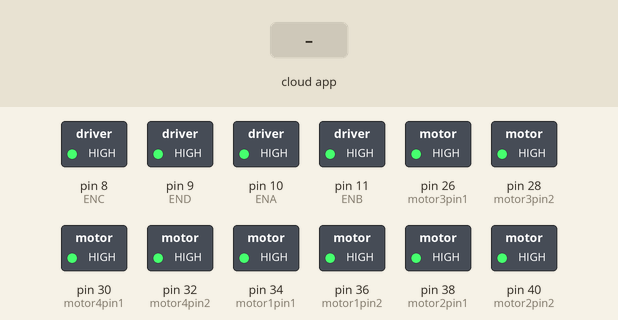
This sketch was run on a simulated Arduino Mega 2560, built with avr-gcc and run on an emulated ATmega2560. On the bench: switched loads named in the sketch (green lamp = pin HIGH). Inputs (shaded band) come from the test bench. The ROS host is connected and sends only what is stated.

Above: at 1.2 s.
1.3 s: the phone or cloud app sets linear.x to -100
At 2.2 s:
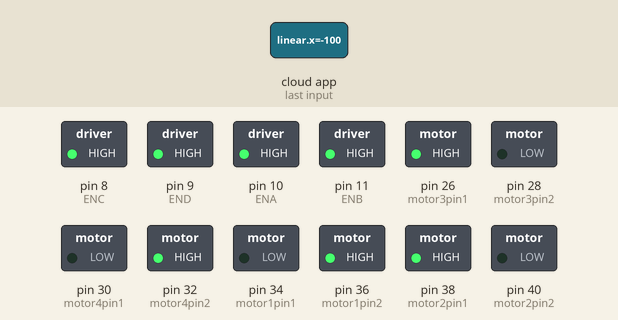
2.8 s: the phone or cloud app sets linear.x to 0
At 3.4 s:
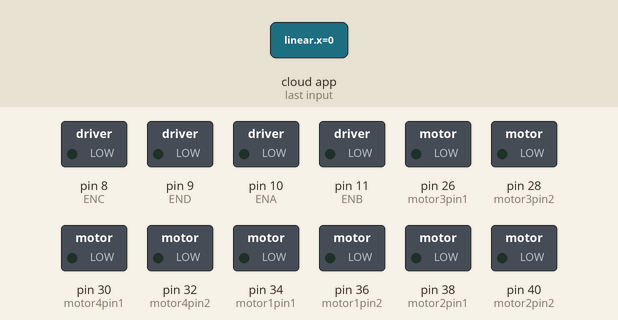
4.3 s: the phone or cloud app sets angular.z to -100
At 5.5 s:
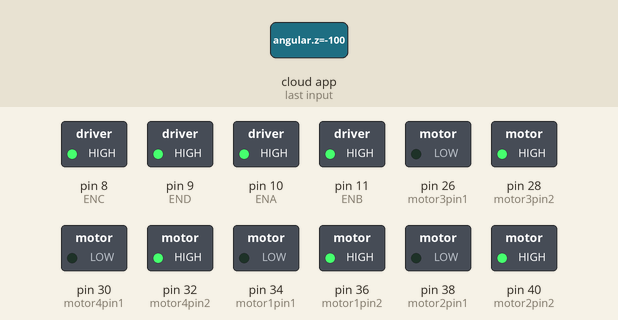
5.8 s: the phone or cloud app sets angular.z to 100
At 6.9 s:
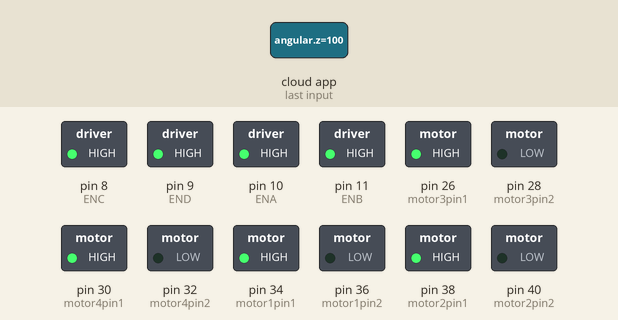
7.3 s: the phone or cloud app sets linear.x to 100
At 8.0 s:
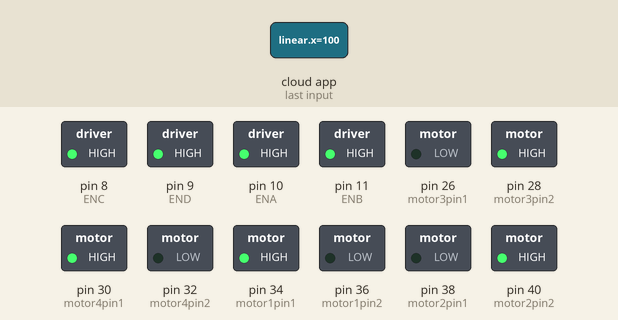
Timing chart, 0 to 9.8 s (numbered marks = the images above; inputs shaded):
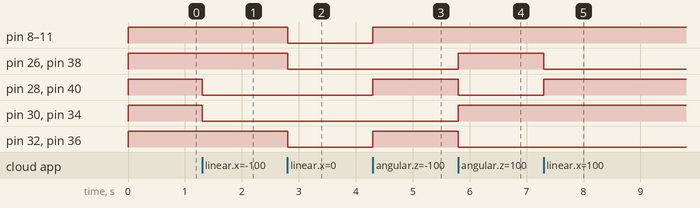

The sketch:

odompub_cdmsub.ino
```cpp
#define USE_USBCON

#include <ros.h>
#include <geometry_msgs/Twist.h>
#include <nav_msgs/Odometry.h>
#include <tf/tf.h>

// ROS NodeHandle
ros::NodeHandle nh;

// Encoder pin definitions
const int encoderPin1A = 31;
const int encoderPin1B = 33;
const int encoderPin2A = 37;
const int encoderPin2B = 35;
const int encoderPin3A = 39;
const int encoderPin3B = 41;
const int encoderPin4A = 45;
const int encoderPin4B = 43;

// Motor pin definitions
const int motor1pin1 = 34;
const int motor1pin2 = 36;
const int ENA = 10;
const int motor2pin1 = 38;
const int motor2pin2 = 40;
const int ENB = 11;
const int motor3pin1 = 26;
const int motor3pin2 = 28;
const int ENC = 8;
const int motor4pin1 = 30;
const int motor4pin2 = 32;
const int END = 9;

// Wheel and robot dimensions
const float wheelRadius = 0.05; // meters
const float robotRadius = 0.266; // meters
const int pulsesPerRevolution = 1300; // Encoder pulses per wheel revolution

// Encoder variables
volatile long encoderValue1 = 0;
volatile long encoderValue2 = 0;
volatile long encoderValue3 = 0;
volatile long encoderValue4 = 0;

long lastEncoderValue1 = 0;
long lastEncoderValue2 = 0;
long lastEncoderValue3 = 0;
long lastEncoderValue4 = 0;

// Odometry variables
float x = 0.0;
float y = 0.0;
float theta = 0.0;

// Velocity commands
float linearX = 0.0;
float linearY = 0.0;
float angularZ = 0.0;

// Define functions to set motor direction and speed
void M1(int dir1, int dir2, int speed) {
  digitalWrite(motor1pin1, dir1);
  digitalWrite(motor1pin2, dir2);
  analogWrite(ENA, speed);
}

void M2(int dir1, int dir2, int speed) {
  digitalWrite(motor2pin1, dir1);
  digitalWrite(motor2pin2, dir2);
  analogWrite(ENB, speed);
}

void M3(int dir1, int dir2, int speed) {
  digitalWrite(motor3pin1, dir1);
  digitalWrite(motor3pin2, dir2);
  analogWrite(ENC, speed);
}

void M4(int dir1, int dir2, int speed) {
  digitalWrite(motor4pin1, dir1);
  digitalWrite(motor4pin2, dir2);
  analogWrite(END, speed);
}

// ROS Publishers and Subscribers
nav_msgs::Odometry odom;
ros::Publisher odom_pub("odom", &odom);

void cmdVelCallback(const geometry_msgs::Twist& cmd_msg) {
  float linear_x = cmd_msg.linear.x;
  float linear_y = cmd_msg.linear.y;
  float angular_z = cmd_msg.angular.z;

  int speed1 = constrain(abs(linear_x * 255), 0, 255);
  int speed2 = constrain(abs(linear_y * 255), 0, 255);
  int speed3 = constrain(abs(angular_z * 255), 0, 255);

  if (linear_x > 0) {
    // Move forward
    M1(HIGH, LOW, speed1);
    M2(LOW, HIGH, speed1);
    M3(LOW, HIGH, speed1);
    M4(HIGH, LOW, speed1);
  } else if (linear_x < 0) {
    // Move backward
    M1(LOW, HIGH, speed1);
    M2(HIGH, LOW, speed1);
    M3(HIGH, LOW, speed1);
    M4(LOW, HIGH, speed1);
  } else if (linear_y > 0) {
    // Move left
    M1(LOW, HIGH, speed2);
    M2(LOW, HIGH, speed2);
    M3(HIGH, LOW, speed2);
    M4(HIGH, LOW, speed2);
  } else if (linear_y < 0) {
    // Move right
    M1(HIGH, LOW, speed2);
    M2(HIGH, LOW, speed2);
    M3(LOW, HIGH, speed2);
    M4(LOW, HIGH, speed2);
  } else if (angular_z > 0) {
    // Rotate clockwise
    M1(HIGH, LOW, speed3);
    M2(HIGH, LOW, speed3);
    M3(HIGH, LOW, speed3);
    M4(HIGH, LOW, speed3);
  } else if (angular_z < 0) {
    // Rotate counterclockwise
    M1(LOW, HIGH, speed3);
    M2(LOW, HIGH, speed3);
    M3(LOW, HIGH, speed3);
    M4(LOW, HIGH, speed3);
  } else {
    // Stop
    M1(LOW, LOW, 0);
    M2(LOW, LOW, 0);
    M3(LOW, LOW, 0);
    M4(LOW, LOW, 0);
  }
}

ros::Subscriber<geometry_msgs::Twist> sub("cmd_vel", &cmdVelCallback);

void setup() {
  pinMode(motor1pin1, OUTPUT);
  pinMode(motor1pin2, OUTPUT);
  pinMode(ENA, OUTPUT);
  pinMode(motor2pin1, OUTPUT);
  pinMode(motor2pin2, OUTPUT);
  pinMode(ENB, OUTPUT);
  pinMode(motor3pin1, OUTPUT);
  pinMode(motor3pin2, OUTPUT);
  pinMode(ENC, OUTPUT);
  pinMode(motor4pin1, OUTPUT);
  pinMode(motor4pin2, OUTPUT);
  pinMode(END, OUTPUT);

  M1(1, 1, 255);
  M2(1, 1, 255);
  M3(1, 1, 255);
  M4(1, 1, 255);

  nh.initNode();
  nh.getHardware()->setBaud(57600);
  nh.subscribe(sub);
  nh.advertise(odom_pub);

  // Attach interrupts for encoders
  attachInterrupt(digitalPinToInterrupt(encoderPin1A), updateEncoder1, CHANGE);
  attachInterrupt(digitalPinToInterrupt(encoderPin1B), updateEncoder1, CHANGE);
  attachInterrupt(digitalPinToInterrupt(encoderPin2A), updateEncoder2, CHANGE);
  attachInterrupt(digitalPinToInterrupt(encoderPin2B), updateEncoder2, CHANGE);
  attachInterrupt(digitalPinToInterrupt(encoderPin3A), updateEncoder3, CHANGE);
  attachInterrupt(digitalPinToInterrupt(encoderPin3B), updateEncoder3, CHANGE);
  attachInterrupt(digitalPinToInterrupt(encoderPin4A), updateEncoder4, CHANGE);
  attachInterrupt(digitalPinToInterrupt(encoderPin4B), updateEncoder4, CHANGE);
}

void loop() {
  // Calculate odometry
  long dEncoder1 = encoderValue1 - lastEncoderValue1;
  long dEncoder2 = encoderValue2 - lastEncoderValue2;
  long dEncoder3 = encoderValue3 - lastEncoderValue3;
  long dEncoder4 = encoderValue4 - lastEncoderValue4;

  lastEncoderValue1 = encoderValue1;
  lastEncoderValue2 = encoderValue2;
  lastEncoderValue3 = encoderValue3;
  lastEncoderValue4 = encoderValue4;

  float dS1 = (dEncoder1 * 2 * PI * wheelRadius) / pulsesPerRevolution;
  float dS2 = (dEncoder2 * 2 * PI * wheelRadius) / pulsesPerRevolution;
  float dS3 = (dEncoder3 * 2 * PI * wheelRadius) / pulsesPerRevolution;
  float dS4 = (dEncoder4 * 2 * PI * wheelRadius) / pulsesPerRevolution;

  // Compute robot movement
  float dX = (dS1 + dS2 + dS3 + dS4) / 4.0;
  float dY = (-dS1 + dS2 - dS3 + dS4) / 4.0;
  float dTheta = (-dS1 + dS2 + dS3 - dS4) / (4.0 * robotRadius);

  // Update robot position
  x += dX * cos(theta) - dY * sin(theta);
  y += dX * sin(theta) + dY * cos(theta);
  theta += dTheta;

  // Publish odometry message
  odom.header.stamp = nh.now();
  odom.header.frame_id = "odom";
  odom.child_frame_id = "base_link";
  odom.pose.pose.position.x = x;
  odom.pose.pose.position.y = y;
  odom.pose.pose.position.z = 0;
  odom.pose.pose.orientation = tf::createQuaternionFromYaw(theta);
  odom.twist.twist.linear.x = dX;
  odom.twist.twist.linear.y = dY;
  odom.twist.twist.angular.z = dTheta;
  odom_pub.publish(&odom);

  nh.spinOnce();
  delay(1);
}

void updateEncoder1() {
  static int lastEncoded1 = 0;
  int MSB = digitalRead(encoderPin1A);
  int LSB = digitalRead(encoderPin1B);
  int encoded = (MSB << 1) | LSB;
  int sum = (lastEncoded1 << 2) | encoded;
  if (sum == 0b1101 || sum == 0b0100 || sum == 0b0010 || sum == 0b1011) encoderValue1++;
  if (sum == 0b1110 || sum == 0b0111 || sum == 0b0001 || sum == 0b1000) encoderValue1--;
  lastEncoded1 = encoded;
}

void updateEncoder2() {
  static int lastEncoded2 = 0;
  int MSB = digitalRead(encoderPin2A);
  int LSB = digitalRead(encoderPin2B);
  int encoded = (MSB << 1) | LSB;
  int sum = (lastEncoded2 << 2) | encoded;
  if (sum == 0b1101 || sum == 0b0100 || sum == 0b0010 || sum == 0b1011) encoderValue2++;
  if (sum == 0b1110 || sum == 0b0111 || sum == 0b0001 || sum == 0b1000) encoderValue2--;
  lastEncoded2 = encoded;
}

void updateEncoder3() {
  static int lastEncoded3 = 0;
  int MSB = digitalRead(encoderPin3A);
  int LSB = digitalRead(encoderPin3B);
  int encoded = (MSB << 1) | LSB;
  int sum = (lastEncoded3 << 2) | encoded;
  if (sum == 0b1101 || sum == 0b0100 || sum == 0b0010 || sum == 0b1011) encoderValue3++;
  if (sum == 0b1110 || sum == 0b0111 || sum == 0b0001 || sum == 0b1000) encoderValue3--;
  lastEncoded3 = encoded;
}

void updateEncoder4() {
  static int lastEncoded4 = 0;
  int MSB = digitalRead(encoderPin4A);
  int LSB = digitalRead(encoderPin4B);
  int encoded = (MSB << 1) | LSB;
  int sum = (lastEncoded4 << 2) | encoded;
  if (sum == 0b1101 || sum == 0b0100 || sum == 0b0010 || sum == 0b1011) encoderValue4++;
  if (sum == 0b1110 || sum == 0b0111 || sum == 0b0001 || sum == 0b1000) encoderValue4--;
  lastEncoded4 = encoded;
}
```

Measured:
- after the input at 1.3 s, pin 28 (motor3pin2), pin 30 (motor4pin1), pin 34 (motor1pin1), pin 40 (motor2pin2): HIGH → LOW at once
- after the input at 2.8 s, pin 8 (ENC), pin 9 (END), pin 10 (ENA), pin 11 (ENB), pin 26 (motor3pin1), pin 32 (motor4pin2), pin 36 (motor1pin2), pin 38 (motor2pin1): HIGH → LOW at once
- after the input at 4.3 s, pin 8 (ENC), pin 9 (END), pin 10 (ENA), pin 11 (ENB), pin 28 (motor3pin2), pin 32 (motor4pin2), pin 36 (motor1pin2), pin 40 (motor2pin2): LOW → HIGH at once
- after the input at 5.8 s, pin 26 (motor3pin1), pin 30 (motor4pin1), pin 34 (motor1pin1), pin 38 (motor2pin1): LOW → HIGH at once; pin 28 (motor3pin2), pin 32 (motor4pin2), pin 36 (motor1pin2), pin 40 (motor2pin2): HIGH → LOW at once
- after the input at 7.3 s, pin 26 (motor3pin1), pin 38 (motor2pin1): HIGH → LOW at once; pin 28 (motor3pin2), pin 40 (motor2pin2): LOW → HIGH at once
